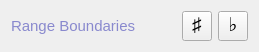
                      <widget class="QWidget" name="ranges_accent_bar_2" native="true">
                       <property name="sizePolicy">
                        <sizepolicy hsizetype="Preferred" vsizetype="Fixed">
                         <horstretch>0</horstretch>
                         <verstretch>0</verstretch>
                        </sizepolicy>
                       </property>
                       <property name="maximumSize">
                        <size>
                         <width>16777215</width>
                         <height>40</height>
                        </size>
                       </property>
                       <property name="styleSheet">
                        <string notr="true"/>
                       </property>
                       <layout class="QHBoxLayout" name="horizontalLayout_8">
                        <item>
                         <widget class="QLabel" name="ranges_label_2">
                          <property name="sizePolicy">
                           <sizepolicy hsizetype="Preferred" vsizetype="Preferred">
                            <horstretch>0</horstretch>
                            <verstretch>0</verstretch>
                           </sizepolicy>
                          </property>
                          <property name="maximumSize">
                           <size>
                            <width>16777215</width>
                            <height>16777215</height>
                           </size>
                          </property>
                          <property name="font">
                           <font>
                            <pointsize>11</pointsize>
                           </font>
                          </property>
                          <property name="styleSheet">
                           <string notr="true">QLabel {
	color:rgb(137, 137, 206)
	
}</string>
                          </property>
                          <property name="text">
                           <string>Range Boundaries</string>
                          </property>
                          <property name="alignment">
                           <set>Qt::AlignLeading|Qt::AlignLeft|Qt::AlignVCenter</set>
                          </property>
                         </widget>
                        </item>
                        <item>
                         <spacer name="horizontalSpacer_2">
                          <property name="orientation">
                           <enum>Qt::Horizontal</enum>
                          </property>
                          <property name="sizeType">
                           <enum>QSizePolicy::Preferred</enum>
                          </property>
                          <property name="sizeHint" stdset="0">
                           <size>
                            <width>40</width>
                            <height>20</height>
                           </size>
                          </property>
                         </spacer>
                        </item>
                        <item>
                         <widget class="QPushButton" name="sharp_ranges">
                          <property name="sizePolicy">
                           <sizepolicy hsizetype="Fixed" vsizetype="Fixed">
                            <horstretch>0</horstretch>
                            <verstretch>0</verstretch>
                           </sizepolicy>
                          </property>
                          <property name="minimumSize">
                           <size>
                            <width>30</width>
                            <height>30</height>
                           </size>
                          </property>
                          <property name="maximumSize">
                           <size>
                            <width>60</width>
                            <height>60</height>
                           </size>
                          </property>
                          <property name="font">
                           <font>
                            <pointsize>14</pointsize>
                           </font>
                          </property>
                          <property name="styleSheet">
                           <string notr="true">QPushButton {
	padding: 0 0 4 0;
}</string>
                          </property>
                          <property name="text">
                           <string>♯</string>
                          </property>
                          <property name="checkable">
                           <bool>true</bool>
                          </property>
                         </widget>
                        </item>
                        <item>
                         <widget class="QPushButton" name="flat_ranges">
                          <property name="sizePolicy">
                           <sizepolicy hsizetype="Preferred" vsizetype="Preferred">
                            <horstretch>0</horstretch>
                            <verstretch>0</verstretch>
                           </sizepolicy>
                          </property>
                          <property name="minimumSize">
                           <size>
                            <width>30</width>
                            <height>30</height>
                           </size>
                          </property>
                          <property name="maximumSize">
                           <size>
                            <width>60</width>
                            <height>60</height>
                           </size>
                          </property>
                          <property name="font">
                           <font>
                            <pointsize>14</pointsize>
                           </font>
                          </property>
                          <property name="styleSheet">
                           <string notr="true">QPushButton {
	padding: 0 0 4 0;
}</string>
                          </property>
                          <property name="text">
                           <string>♭</string>
                          </property>
                          <property name="checkable">
                           <bool>true</bool>
                          </property>
                         </widget>
                        </item>
                       </layout>
                      </widget>
